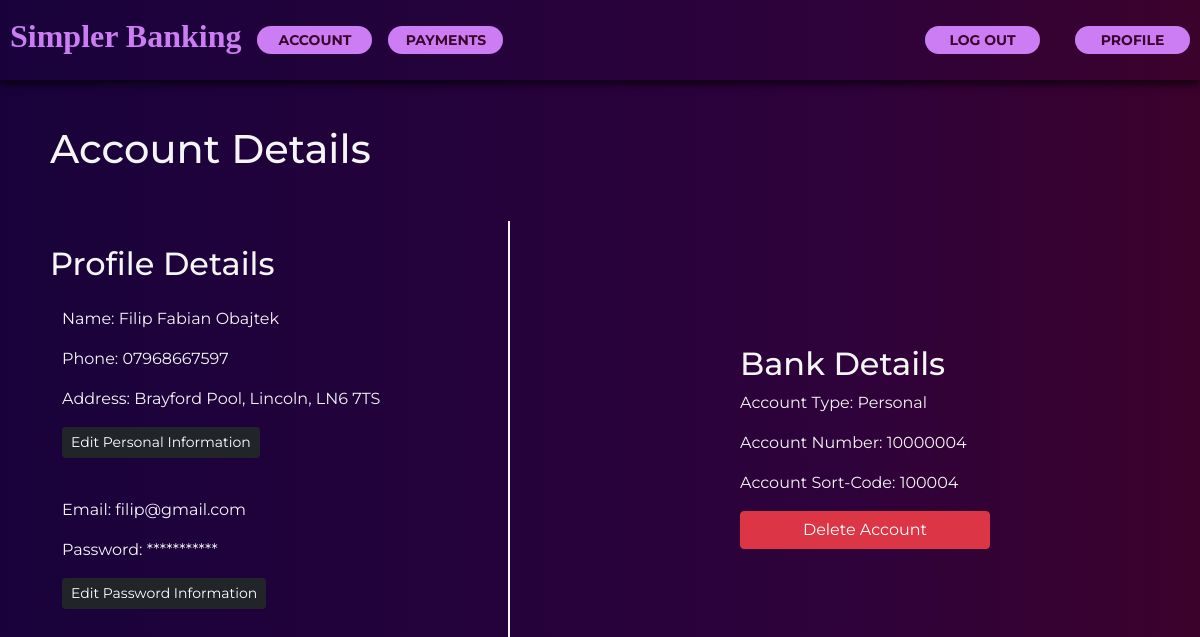
The app's page /transaction/details/ (signed in) with its own data.
### banking/models.py (models this page shows, shortened)
class User(AbstractUser):
    username = None
    email = models.EmailField(unique=True, max_length = 254)
    middle_name = models.CharField(max_length=100, null=True,)
    phone_number = models.CharField(max_length=15, blank=True, null=True)
    date_of_birth = models.DateField(null=True)
    city = models.CharField(max_length = 64, default="Lincoln")
    address = models.CharField(max_length=200, default="Brayford Pool")
    postcode = models.CharField(max_length=8, default="LN6 7TS")
    objects = UserManager()
    USERNAME_FIELD = 'email'
    REQUIRED_FIELDS = []

class BankAccount(models.Model):
    user = models.OneToOneField(
        User,
        related_name='account',
        on_delete=models.CASCADE,
    )
    account_type = models.CharField(max_length = 32, default="Personal")
    account_number = models.PositiveIntegerField(unique=True)
    account_sort_code = models.PositiveIntegerField(unique=True)
    balance = models.DecimalField(
        default=0,
        max_digits=12,
        decimal_places=2
    )

### transaction/views.py (the view)
# urls.py: path('details/', UserDetails, name="details" ),
@login_required
def UserDetails(request):
    return render(request,'details.html',{'user': request.user})

### transaction/templates/details.html (shortened to what this page needs)
{% extends 'base.html' %}
{% load static %}
{% block head %}
<link href="https://cdn.jsdelivr.net/npm/bootstrap@5.0.2/dist/css/bootstrap.min.css" rel="stylesheet">
<link rel="stylesheet" type="text/css" href="{% static 'home\styles.css' %}">
<link rel="stylesheet" type="text/css" href="{% static 'home\details-styles.css' %}">
{% endblock %}
{% block header%}
    <header>
        <div class="header-container">
            <div class="header-left">
                <h1>Simpler Banking</h1>
                <a  class="header-button" href="{% url 'banking:dashboard' %}" >Account</a>
                <a  class="header-button" href="{% url 'transaction:payments' %}" >Payments</a>
            </div>
            <div class="header-right">
                <a  class="header-button" href="{% url 'banking:logout' %}" >Log Out</a>
                <a  class="header-button" href="{% url 'transaction:details' %}" >Profile</a>
            </div>
        </div>
    </header>
    {% endblock %}
{% block main %}
<div class = "details-main">
    <h1 >Account Details</h1>
    <div class = "details-container">
        <div class="details-container-left pt-4">
            <h2>Profile Details</h2>
            <div class="container pt-3 pb-4">
                <div class="row pb-4">
                    <div class="pb-3">
                        <label for="name">Name:</label>
                        {{user.first_name}}
                        {% if user.middle_name %}
                            {{ user.middle_name }}
                        {% endif %}
                        {{user.last_name}}
                    </div>
                    <div  class="pb-3">
                        <label for="phone">Phone:</label>
                        {{user.phone_number}}
                    </div>
                    <div  class="pb-3">
                        <label for="address">Address:</label>
                        {{user.address}}, {{user.city}}, {{user.postcode}}
                    </div>
                    <div  class="pb-3">
                        <a href="{% url 'transaction:change-details' %}" class="btn btn-sm btn-dark">Edit Personal Information</a>
                    </div>
                </div>
                <div class="row pb-4">
                    <div  class="pb-3">
                        <label for="email">Email:</label>
                        {{user.email}}
                    </div>
                    <div  class="pb-3">
                        <label for="password">Password:</label>
                        ***********
                    </div>
                    <div class="pb-3">
                        <a href="{% url 'transaction:change-password' %}" class="btn btn-sm btn-dark">Edit Password Information</a>
                    </div>
                </div>
            </div>
        </div>
        <div class="details-container-right">
            <h2>Bank Details</h2>
            <p style="text-transform: capitalize;">Account Type:    {{user.account.account_type}}
            <p>Account Number:    {{user.account.account_number}}</p>
            <p>Account Sort-Code:    {{user.account.account_sort_code}}</p>
            <a href="{% url 'transaction:delete-user' %}" class="btn btn-danger" style="width: 250px;">Delete Account</a>
        </div>
    </div>
</div>
{% endblock %}

### banking/templates/base.html (shortened to what this page needs)
{% load static %}
<!DOCTYPE html>
<html lang="en">
<head>
    {% block head %}{% endblock %}
</head>
<body>
    {% block header%}{% endblock %}
    {% block main %}{% endblock %}
</body>
</html>

### banking/static/home/styles.css (style rules this page uses)
body { color: whitesmoke; background: rgb(25,2,59); background: linear-gradient(90deg, rgba(25,2,59,1) 0%, rgba(46,2,59,1) 70%, rgba(59,2,44,1) 100%); font-family: "Montserrat", sans-serif; font-optical-sizing: auto; font-weight: 400; font-style: normal; }
header { color: #cc7df3; position: fixed; top: 0; left: 0; width: 100%; height: 80px; background: rgb(25,2,59); background: linear-gradient(90deg, rgba(25,2,59,1) 0%, rgba(46,2,59,1) 70%, rgba(59,2,44,1) 100%); box-shadow: 0 4px 8px rgb(0 0 0/70%); }
.header-button { background-color:#cc7df3; color: rgba(59,2,44,1); border-style: solid; border-color: rgb(245, 245, 245, 0); border-radius:25px; height: 35%; width: 115px; font-size: 14px; font-weight: bold; text-transform: uppercase; text-decoration: none; outline: none; align-content: center; text-align: center; }
.header-container { display: flex; justify-content: space-between; align-items: center; max-width: 1280px; height: 100%; margin: 0 auto; }
.header-container h1 { font-family: 'Garamond', serif; font-size: min(3.6vw, 32px); font-weight: 700; }
.header-left { display: flex; align-items: center; width: fit-content; height: 100%; padding-left: 10px; gap: 16px; }
.header-right { display: flex; align-items: center; width: fit-content; height: 100%; gap: 35px; padding-right: 10px; }

### banking/static/home/details-styles.css (style rules this page uses)
.details-main { max-width: 1280px; min-height: 85vh; height: 100%; margin: 0 auto; padding-top: 125px; padding-left: 50px; display: flex; flex-direction: column; align-items: left; }
.details-container { display: flex; justify-content: space-between; align-items: center; padding-top: 40px; }
.details-container-right { display: flex; flex-direction: column; align-items: left; height: 100%; width: 40%; }
.details-container-left { display: flex; flex-direction: column; align-items: left; height: 100%; width: 40%; border-right: solid 2px; border-color: whitesmoke; }

### records on screen
User: first_name "Filip", middle_name "Fabian", last_name "Obajtek", phone_number "07968667597", address "Brayford Pool", city "Lincoln", postcode "LN6 7TS", email "filip@gmail.com", account.account_type "Personal", account.account_number "10000004", account.account_sort_code "100004"
